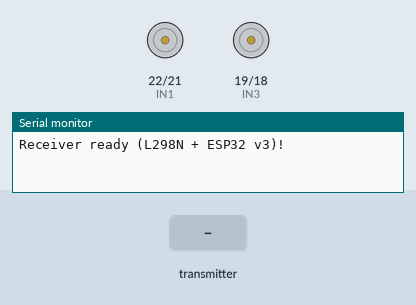
Recording of a program running on a simulated ESP32. Parts: motor-driver pin pairs drawn as motors (green arrow = first pin HIGH = forward, orange = second pin HIGH = backward, longer = more drive, scaled by the enable pin), the last lines printed to the serial monitor. Inputs (shaded band) come from the test bench.

Above: at 1.2 s.
1.3 s: the transmitter starts sending command = LEFT
At 2.0 s:
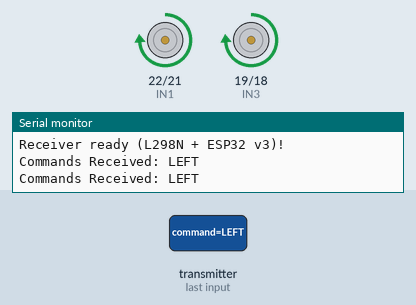
2.8 s: the transmitter starts sending command = FORWARD
At 3.1 s:
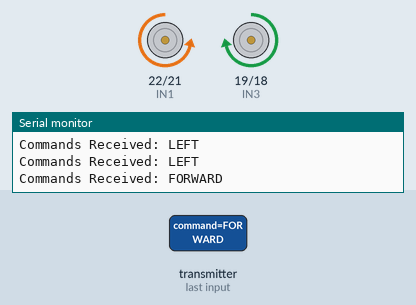
4.3 s: the transmitter starts sending command = BACKWARD
At 5.5 s:
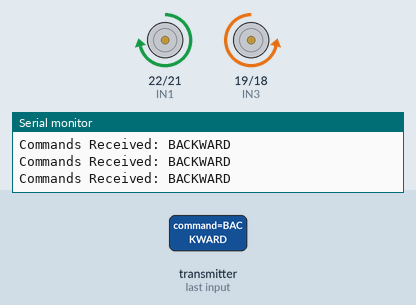
Timing chart, 0 to 7.3 s (numbered marks = the images above; inputs shaded):
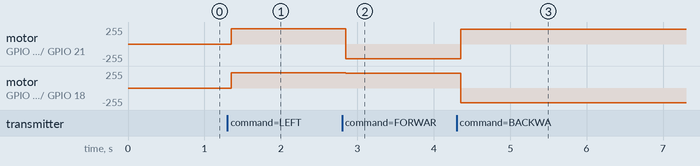

Measured:
- after the input at 1.3 s, motor on GPIO 22 (IN1) / GPIO 21 (IN2), motor on GPIO 19 (IN3) / GPIO 18 (IN4): stopped → forward 229/255 after 0.05 s
- after the input at 2.8 s, motor on GPIO 22 (IN1) / GPIO 21 (IN2): forward 229/255 → backward 219/255 after 0.05 s; motor on GPIO 19 (IN3) / GPIO 18 (IN4): forward 229/255 → forward 219/255 after 0.05 s
- after the input at 4.3 s, motor on GPIO 22 (IN1) / GPIO 21 (IN2): backward 219/255 → forward 219/255 after 0.05 s; motor on GPIO 19 (IN3) / GPIO 18 (IN4): forward 219/255 → backward 219/255 after 0.05 s

The program:

main.cpp
```cpp
#include <Arduino.h>
#include <WiFi.h>
#include <esp_now.h>

// L298N pins
#define ENA 5
#define IN1 22
#define IN2 21

#define ENB 23
#define IN3 19
#define IN4 18

// Motor PWM settings
const int pwmFreq = 1000;
const int pwmResolution = 8;

// ESP-NOW message
typedef struct struct_message {
    char command[10];
} struct_message;

struct_message incomingData;

// ---------------- MOTOR CONTROL ----------------

void setMotorA(int speed) {
    ledcWrite(ENA, speed);
}

void setMotorB(int speed) {
    ledcWrite(ENB, speed);
}

void stopMotors() {
    digitalWrite(IN1, LOW);
    digitalWrite(IN2, LOW);
    digitalWrite(IN3, LOW);
    digitalWrite(IN4, LOW);

    setMotorA(0);
    setMotorB(0);
}

void moveCar(const char* cmd) {

    int speed = 220; // default speed


    if (strcmp(cmd, "LEFT") == 0) {
        digitalWrite(IN1, HIGH);
        digitalWrite(IN2, LOW);

        digitalWrite(IN3, HIGH);
        digitalWrite(IN4, LOW);

        setMotorA(230);
        setMotorB(230);
    }

    else if (strcmp(cmd, "RIGHT") == 0) {
        digitalWrite(IN1, HIGH);
        digitalWrite(IN2, LOW);

        digitalWrite(IN3, HIGH);
        digitalWrite(IN4, LOW);

        setMotorA(230);
        setMotorB(230);
    }

    else if (strcmp(cmd, "FORWARD") == 0) {
        digitalWrite(IN1, LOW);
        digitalWrite(IN2, HIGH);

        digitalWrite(IN3, HIGH);
        digitalWrite(IN4, LOW);

        setMotorA(speed);
        setMotorB(speed);
    }

    else if (strcmp(cmd, "BACKWARD") == 0) {
        digitalWrite(IN1, HIGH);
        digitalWrite(IN2, LOW);

        digitalWrite(IN3, LOW);
        digitalWrite(IN4, HIGH);

        setMotorA(speed);
        setMotorB(speed);
    }

    else {
        stopMotors();
    }
}

// ---------------- ESP-NOW CALLBACK ----------------

void OnDataRecv(const esp_now_recv_info_t *info, const uint8_t *data, int len) {
    memcpy(&incomingData, data, sizeof(incomingData));

    Serial.print("Commands Received: ");
    Serial.println(incomingData.command);

    moveCar(incomingData.command);
}

// ---------------- SETUP ----------------

void setup() {
    Serial.begin(115200);

    pinMode(IN1, OUTPUT);
    pinMode(IN2, OUTPUT);
    pinMode(IN3, OUTPUT);
    pinMode(IN4, OUTPUT);

    // NEW LEDC API (ESP32 v3+ style)
    ledcAttach(ENA, pwmFreq, pwmResolution);
    ledcAttach(ENB, pwmFreq, pwmResolution);

    WiFi.mode(WIFI_STA);

    if (esp_now_init() != ESP_OK) {
        Serial.println("ESP-NOW Init Failed");
        return;
    }

    esp_now_register_recv_cb(OnDataRecv);

    Serial.println("Receiver ready (L298N + ESP32 v3)!");
}

// ---------------- LOOP ----------------

void loop() {
    // ESP-NOW handles everything
}
```
